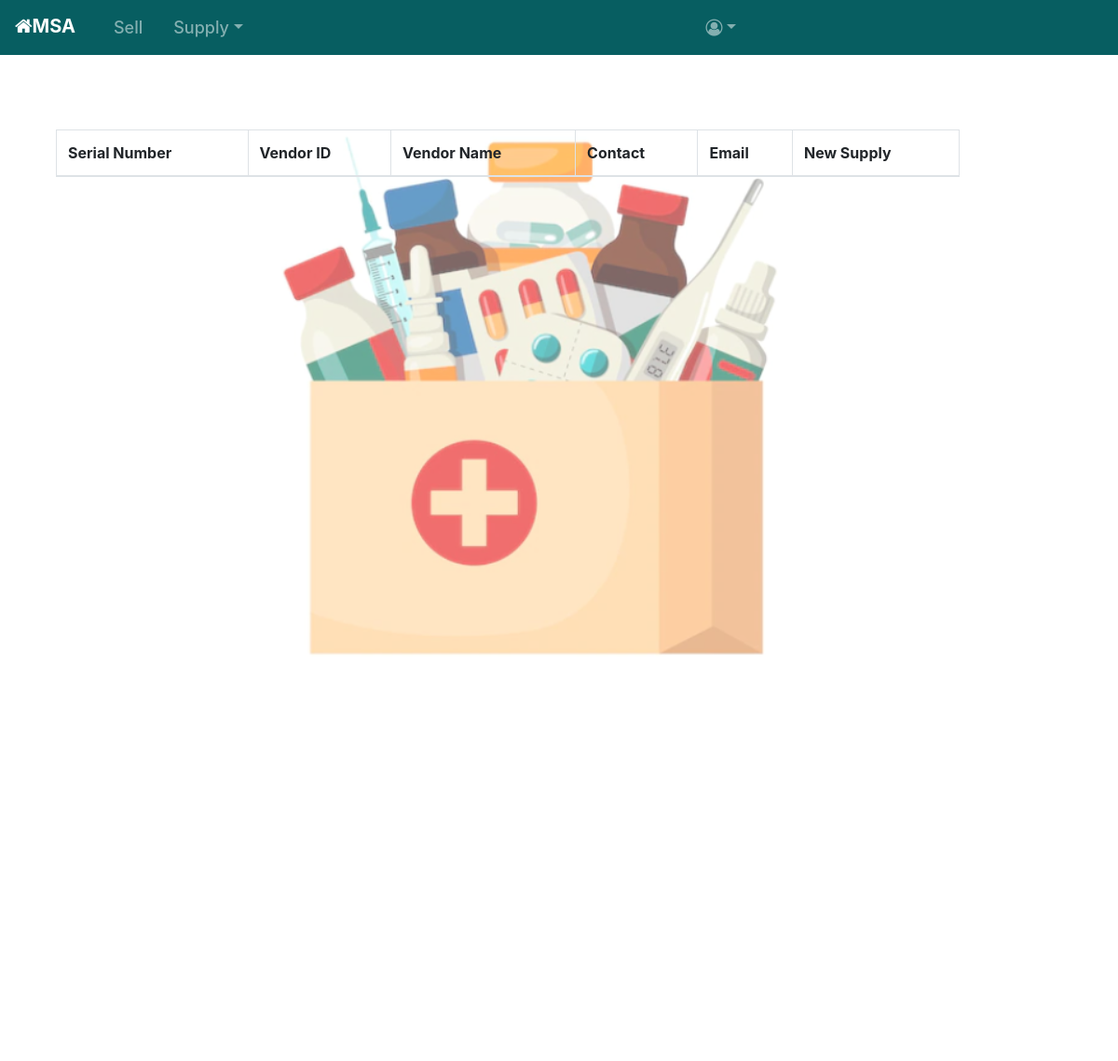
Before: /newsupply with the older database file.
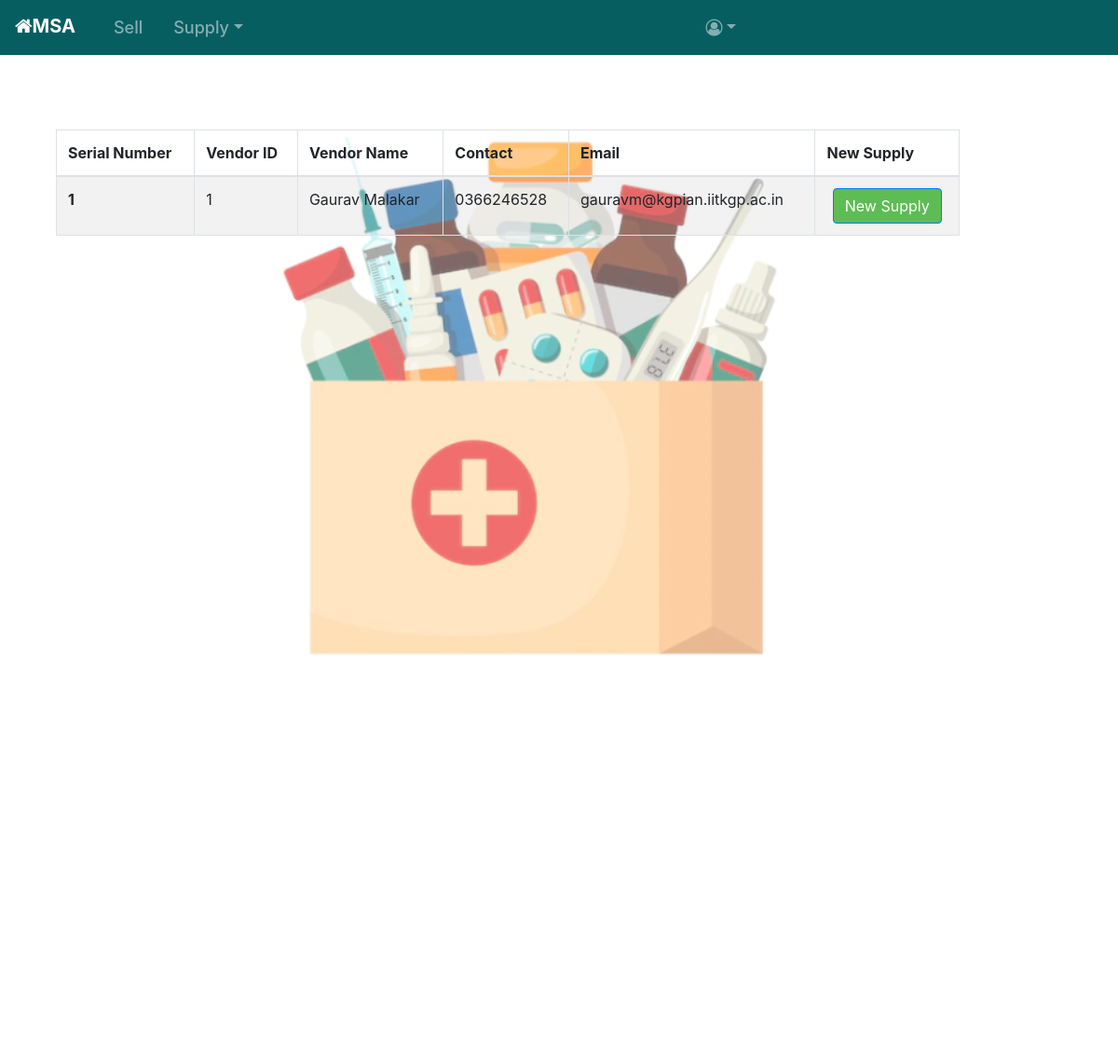
After: the same page with the newer database file.
### shop/models.py (models this page shows, shortened)
class Vendor(models.Model):
    name = models.CharField(max_length=100, blank=False)
    address = models.CharField(max_length=500, blank=False)
    phone_regex = RegexValidator(
        regex=r'^(?:\s+|)((0|(?:(\+|)91))(?:\s|-)*(?:(?:\d(?:\s|-)*\d{9})|(?:\d{2}(?:\s|-)*\d{8})|(?:\d{3}(?:\s|-)*\d{7}))|\d{10})(?:\s+|)', message=("Phone Number is not valid"))
    phone = models.CharField(max_length=14, blank=False, validators=[phone_regex] )
    email = models.EmailField(blank=False)

### shop/supply.py (the view)
# urls.py: path('newsupply', supply.newsupply, name='newsupply'),
def newsupply(request):
    vendors = Vendor.objects
    context = {'vendors': vendors}
    return render(request, 'newsupply.html', context)

### shop/templates/newsupply.html (shortened to what this page needs)
{% extends 'base.html' %}
{% block content %}
<div  class ="abcd" style=" height: 1000px; width: 1000px; background-image: url('../static/imgs/transmedimg.png'); background-repeat: no-repeat; background-position: 250px 0px; ">
<div class="container">
  <div class="row">
    <div class="col-12">
      <table class="table table-bordered table-striped table-hover ">
        <thead>
          <tr>
            <th scope="col">Serial Number</th>
            <th scope="col">Vendor ID</th>
            <th scope="col">Vendor Name</th>
            <th scope="col">Contact</th>
            <th scope="col">Email</th>
            <th scope="col">New Supply</th>
          </tr>
        </thead>
        <tbody>
          {% for vendor in vendors.all %}
          <tr>
            <th scope="row">{{ forloop.counter }}</th>
            <td>{{ vendor.id }}</td>
            <td>{{ vendor.name }}</td>
            <td>{{ vendor.phone }}</td>
            <td>{{ vendor.email }}</td>
            <td align="center">
              <form method="get" action="{% url 'newsupplymed' vendor.id %}">
                <button type="submit" class="btn btn-primary" style="background-color: rgba(25, 165, 12, 0.685);">
                  New Supply
                </button>
              </form>
            </td>
          </tr>
          {% endfor %}
        </tbody>
      </table>
    </div>
  </div>
</div>
</div>
{% endblock %}

Changed rows visible on the page:
added Vendor: id "1", name "Gaurav Malakar", phone "0366246528", email "gauravm@kgpian.iitkgp.ac.in"
